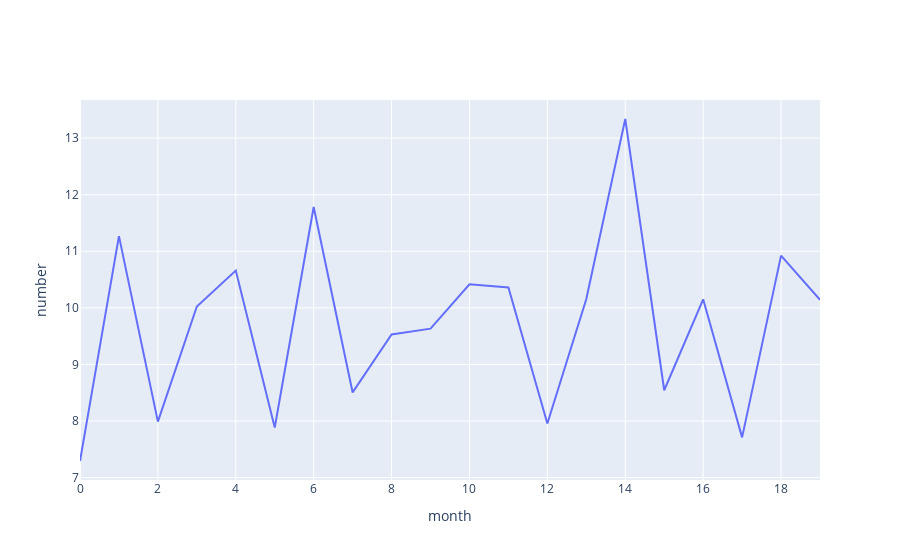

The notebook cell saved with this chart:
### Markdown cell above
$$  \begin{array}{l}l_{t}=\beta_{0}+\beta_{1}l_{t-1}+\phi_{1} \varepsilon_{t-1}+\varepsilon_{t} \\ \hat{l}_{t}=\beta_{0}+\beta_{1} l_{t-1}+\phi_{1} \varepsilon_{t-1}\end{array}  $$

### Code cell
months=20
import plotly.graph_objects as go
numlist=[7.292381842763499, 11.268469370869623, 7.988919686731839, 10.024457388837568, 10.659652120738091, 7.883991400733892, 11.782130024753913, 8.50468658608414, 9.528043810383563, 9.631826306559587, 10.415901925086592, 10.36022017613425, 7.954482946778904, 10.1566129301558, 13.338585301823642, 8.54308702819799, 10.15057815236234, 7.70998204086492, 10.923159510105478, 10.14340619790174]
# np.random.seed=123

fig=go.Figure()
fig.add_trace(go.Scatter(x=list(range(months)),y=numlist,name='origin')) 
fig.update_layout(xaxis_title='month',yaxis_title='number')

### Figure 1 — Plotly figure (JSON) as saved in the notebook; plotly's stock layout.template omitted (floating-point values rounded to 4 significant figures)
{"data": [{"name": "origin", "type": "scatter", "x": [0, 1, 2, 3, 4, 5, 6, 7, 8, 9, 10, 11, 12, 13, 14, 15, 16, 17, 18, 19], "y": [7.292, 11.27, 7.989, 10.02, 10.66, 7.884, 11.78, 8.505, 9.528, 9.632, 10.42, 10.36, 7.954, 10.16, 13.34, 8.543, 10.15, 7.71, 10.92, 10.14]}], "layout": {"xaxis": {"title": {"text": "month"}}, "yaxis": {"title": {"text": "number"}}}}
